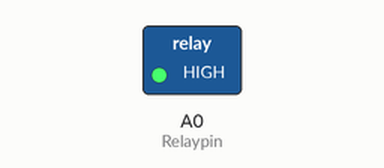
Bench run of a sketch on a simulated Arduino Uno, built with avr-gcc and run on an emulated ATmega328P. Parts: switched loads named in the sketch (green lamp = pin HIGH). Dashed ring = blinking.

Above: at 0.2 s.
Timing chart, 0 to 3.0 s (numbered marks = the images above):
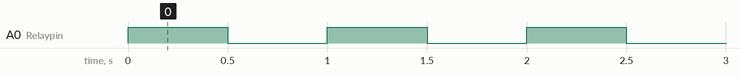

Measured:
- by itself, A0 (Relaypin): alternates HIGH for 0.50 s and LOW for 0.50 s

The sketch:

Relay.ino
```cpp
int Relaypin= A0; // Define input pin for relay

void setup() {
  // put your setup code here, to run once:
pinMode(Relaypin, OUTPUT); // Define the Relaypin as output pin
}

void loop() {
  // put your main code here, to run repeatedly:
digitalWrite(Relaypin, HIGH); // Sends high signal
delay(500); // Waits for 1 second
digitalWrite(Relaypin, LOW); // Makes the signal low
delay(500); // Waits for 1 second
}
```
